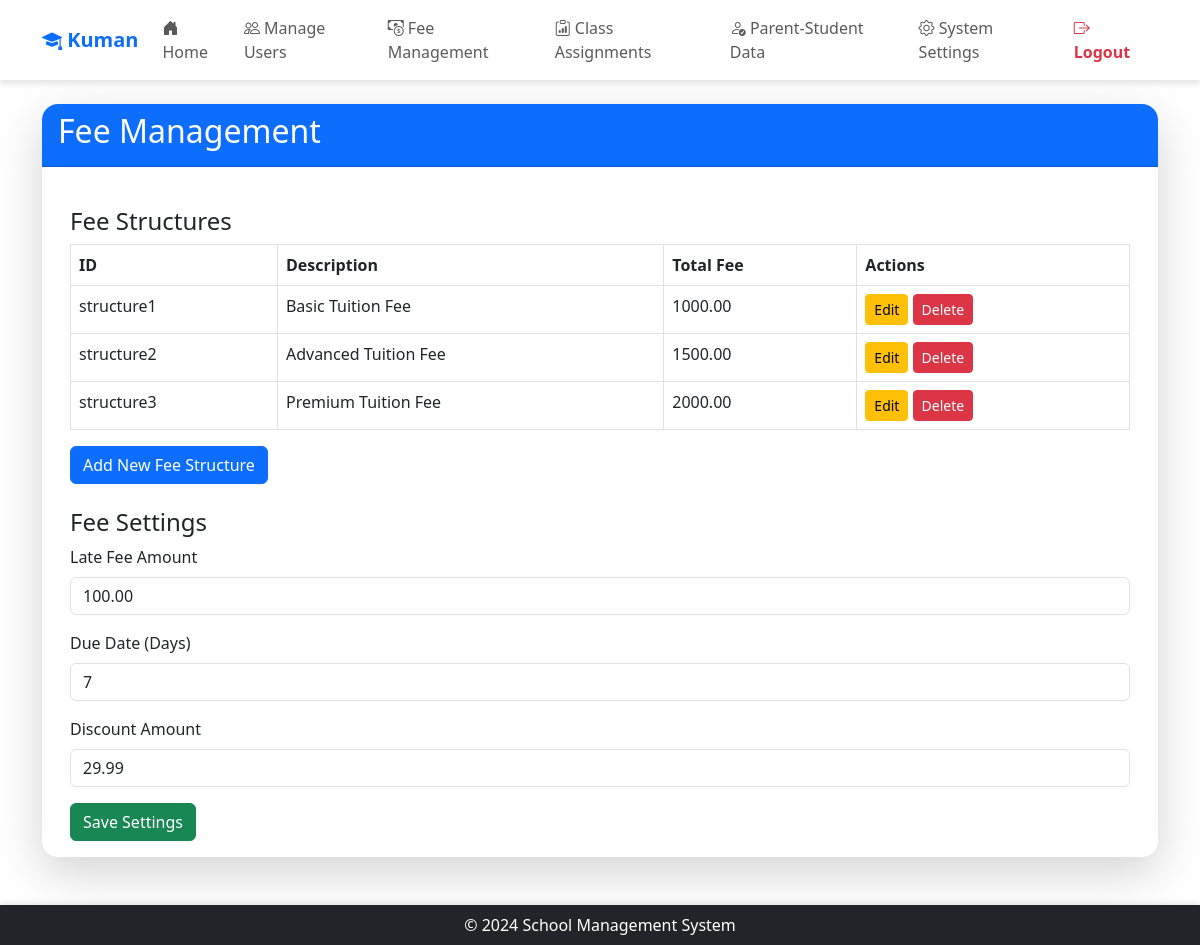
Page /admin/fee_management (signed in) on the earlier database version.
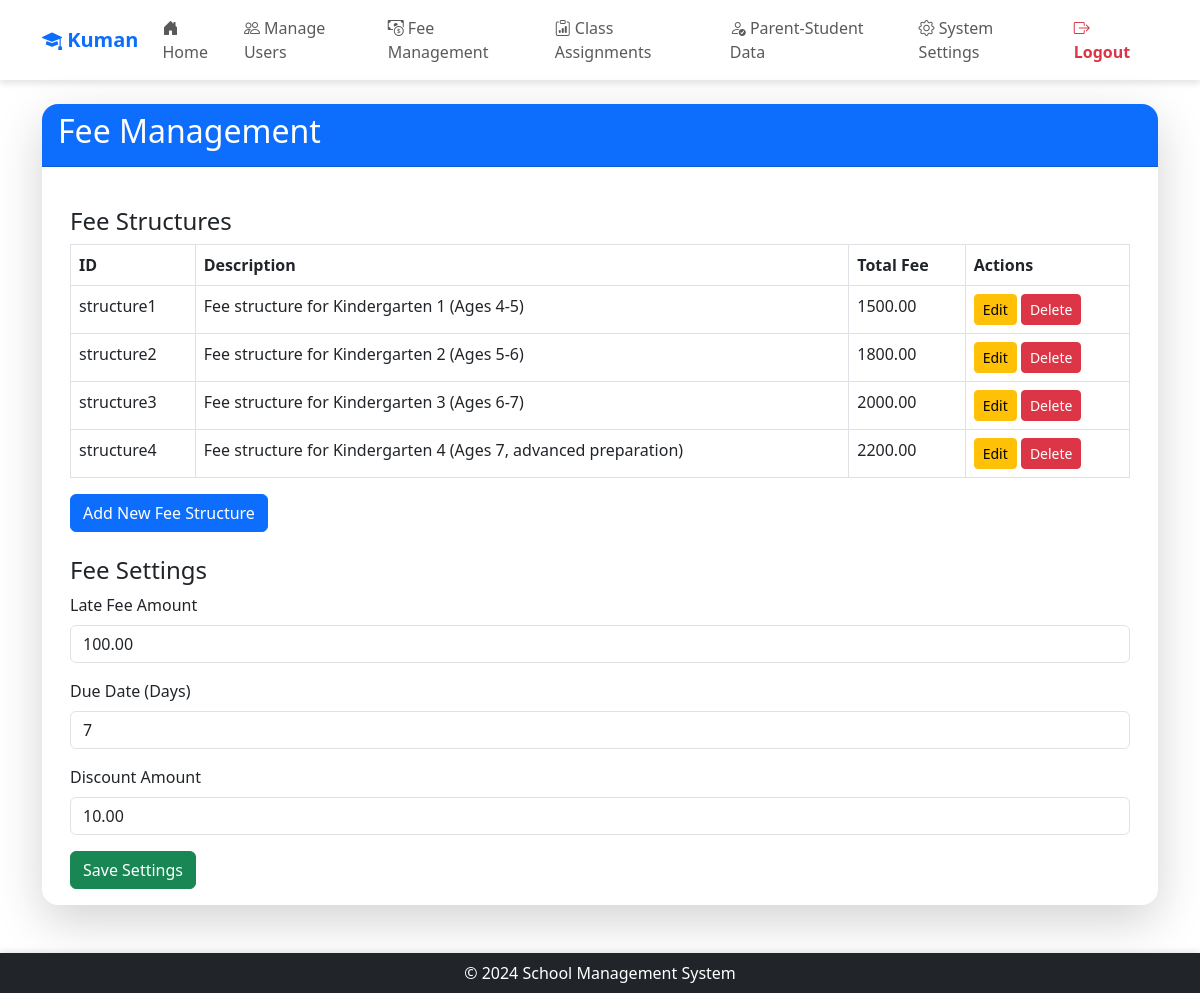
Same page on the later database version.
### app/models/models.py (models this page shows, shortened)
class Settings(db.Model):
    __tablename__ = 'Settings'
    setting_key = db.Column('SettingKey', db.String, primary_key=True)
    setting_value = db.Column('SettingValue', db.String, nullable=False)
    description = db.Column('Description', db.String, nullable=False)
    category = db.Column('Category', db.String, nullable=False)

class FeeStructure(db.Model):
    __tablename__ = 'FeeStructure'
    structure_id = db.Column('StructureId', db.String, primary_key=True)
    description = db.Column('Description', db.String, nullable=False)
    total_fee = db.Column('TotalFee', db.Numeric(10, 2), nullable=False)
    student_assignments = relationship('StudentFeeAssignment', back_populates='structure')

### app/routes/admin/fee_management.py (the view)
@admin.route('/fee_management')
@login_required
@role_required('1')
def fee_management():
    fee_structures = FeeStructure.query.all()
    fee_settings = {
        'late_fee_amount': Settings.query.filter_by(setting_key='late_fee_amount').first(),
        'due_date_reminder': Settings.query.filter_by(setting_key='due_date_reminder').first(),
        'discount_amount': Settings.query.filter_by(setting_key='discount_amount').first()
    }
    settings = {
        key: setting.setting_value if setting else None
        for key, setting in fee_settings.items()
    }
    return render_template(
        'admin/fee_management.html',
        fee_structures=fee_structures,
        settings=settings,
        app_name=app_name()
    )

### app/__init__.py (called while the page is built)
@login_manager.user_loader
def load_user(user_id):
    from .models.models import User
    return User.query.get(user_id)

### app/routes/routes.py (called while the page is built)
def app_name():
    app_name = "School Management System"
    with current_app.app_context():
        setting = Settings.query.filter_by(setting_key='school_name').first()
        if setting and setting.setting_value:
            app_name = setting.setting_value
    return app_name

def role_required(*roles):
    def decorator(f):
        @wraps(f)
        def decorated_function(*args, **kwargs):
            if not current_user.is_authenticated or current_user.role_id not in roles:
                abort(403)  # Forbidden access if role does not match
            return f(*args, **kwargs)
        return decorated_function
    return decorator

### app/templates/admin/fee_management.html (shortened to what this page needs)
{% extends "share/dashboard.html" %}
{% block card_title %}Fee Management{% endblock %}
{% block card_content %}
<div class="container mt-4">
    <h4>Fee Structures</h4>
    <table class="table table-bordered">
        <thead>
            <tr>
                <th>ID</th>
                <th>Description</th>
                <th>Total Fee</th>
                <th class="actions-column">Actions</th>
            </tr>
        </thead>
        <tbody>
            {% for fee in fee_structures %}
            <tr>
                <td>{{ fee.structure_id }}</td>
                <td>{{ fee.description }}</td>
                <td>{{ fee.total_fee }}</td>
                <td class="actions-column">
                    <a href="{{ url_for('admin.edit_fee_structure', id=fee.structure_id) }}" class="btn btn-sm btn-warning">Edit</a>
                    <a href="{{ url_for('admin.delete_fee_structure', id=fee.structure_id) }}" class="btn btn-sm btn-danger">Delete</a>
                </td>
            </tr>
            {% endfor %}
        </tbody>
    </table>
    <a href="{{ url_for('admin.add_fee_structure') }}" class="btn btn-primary">Add New Fee Structure</a>
    <h4 class="mt-4">Fee Settings</h4>
    <form action="{{ url_for('admin.update_fee_settings') }}" method="post">
        <div class="mb-3">
            <label for="late_fee_amount" class="form-label">Late Fee Amount</label>
            <input type="number" class="form-control" id="late_fee_amount" name="late_fee_amount"
                value="{{ '%.2f' % (settings['late_fee_amount'] | float) }}" min="0" step="0.01" required>
        </div>
        <div class="mb-3">
            <label for="due_date_reminder" class="form-label">Due Date (Days)</label>
            <input type="number" class="form-control" id="due_date_reminder" name="due_date_reminder"
                value="{{ settings['due_date_reminder'] }}" min="0" required>
        </div>
        <div class="mb-3">
            <label for="discount_amount" class="form-label">Discount Amount</label>
            <input type="number" class="form-control" id="discount_amount" name="discount_amount"
                value="{{ '%.2f' % (settings['discount_amount'] | float) }}" min="0" step="0.01" required>
        </div>
        <button type="submit" class="btn btn-success">Save Settings</button>
    </form>
</div>
{% endblock %}

### app/templates/share/dashboard.html (shortened to what this page needs)
<!DOCTYPE html>
<html lang="en">
  <head>
    <link href="https://cdn.jsdelivr.net/npm/bootstrap@5.3.0-alpha1/dist/css/bootstrap.min.css" rel="stylesheet" />
    <link href="https://cdn.jsdelivr.net/npm/bootstrap-icons/font/bootstrap-icons.css" rel="stylesheet" />
  </head>
  <body>
    <header class="navbar navbar-expand-lg navbar-light">
      <div class="container">
        <a class="navbar-brand text-primary fw-bold"
          href="{% if current_user.role_id == '1' %}
                    {{ url_for('admin.dashboard') }}
                {% elif current_user.role_id == '2' %}
                    {{ url_for('teacher.dashboard') }}
                {% elif current_user.role_id == '3' %}
                    {{ url_for('parent.dashboard') }}
                {% elif current_user.role_id == '4' %}
                    {{ url_for('accountant.dashboard') }}
                {% else %}
                    {{ url_for('views.home') }}
                {% endif %}">
          <i class="bi bi-mortarboard-fill"></i> {{ app_name }}
        </a>
        <div class="collapse navbar-collapse" id="navbarNav">
          <ul class="navbar-nav me-auto">
            <li class="nav-item">
              <a class="nav-link"
                 href="{% if current_user.role_id == '1' %}
                          {{ url_for('admin.dashboard') }}
                       {% elif current_user.role_id == '2' %}
                          {{ url_for('teacher.dashboard') }}
                       {% elif current_user.role_id == '3' %}
                          {{ url_for('parent.dashboard') }}
                       {% elif current_user.role_id == '4' %}
                          {{ url_for('accountant.dashboard') }}
                       {% else %}
                          {{ url_for('views.home') }}
                       {% endif %}">
                <i class="bi bi-house-door-fill"></i> Home
              </a>
            </li>
            {% if current_user.role_id == '1' %}
              <li class="nav-item">
                <a class="nav-link" href="{{ url_for('admin.manage_users') }}">
                  <i class="bi bi-people"></i> Manage Users
                </a>
              </li>
              <li class="nav-item">
                <a class="nav-link" href="{{ url_for('admin.fee_management') }}">
                  <i class="bi bi-cash-coin"></i> Fee Management
                </a>
              </li>
              <li class="nav-item">
                <a class="nav-link" href="{{ url_for('admin.manage_classes') }}">
                  <i class="bi bi-clipboard-data"></i> Class Assignments
                </a>
              </li>
              <li class="nav-item">
                <a class="nav-link" href="{{ url_for('admin.parent_student') }}">
                  <i class="bi bi-person-check"></i> Parent-Student Data
                </a>
              </li>
              <li class="nav-item">
                <a class="nav-link" href="{{ url_for('admin.system_settings') }}">
                  <i class="bi bi-gear"></i> System Settings
                </a>
              </li>
            {% endif %}
          </ul>
          <ul class="navbar-nav ms-auto">
            <li class="nav-item">
              <a class="nav-link text-danger fw-bold" href="{{ url_for('auth.logout') }}">
                <i class="bi bi-box-arrow-right"></i> Logout
              </a>
            </li>
          </ul>
        </div>
      </div>
    </header>
    <main class="container mt-4">
      <div class="card border-0 shadow-lg rounded-4">
        <div class="card-header text-white bg-primary rounded-top-4">
          <h2>{% block card_title %} {% endblock %}</h2>
        </div>
        <div class="card-body">
          {% block card_content %} {% endblock %}
        </div>
      </div>
    </main>
    <footer class="bg-dark text-white py-2 mt-5 text-center sticky-footer">
      <div class="container">
        <p class="m-0">&copy; 2024 School Management System</p>
      </div>
    </footer>
  </body>
</html>

### app/templates/share/dashboard.html (style rules this page uses)
html, body { height: 100%; }
body { display: flex; flex-direction: column; min-height: 100vh; }
main { flex: 1; }
.navbar { background: rgba(255, 255, 255, 0.9); box-shadow: 0 4px 6px rgba(0, 0, 0, 0.1); }
.navbar-nav .nav-link { font-weight: 500; transition: 0.3s; }
.sticky-footer { position: sticky; bottom: 0; width: 100%; box-shadow: 0 -2px 6px rgba(0, 0, 0, 0.1); }

Differences in the rows shown:
changed FeeStructure "structure1": description "Basic Tuition Fee" → "Fee structure for Kindergarten 1 (Ages 4-5)"; total_fee "1000.00" → "1500.00"
changed FeeStructure "structure2": description "Advanced Tuition Fee" → "Fee structure for Kindergarten 2 (Ages 5-6)"; total_fee "1500.00" → "1800.00"
changed FeeStructure "structure3": description "Premium Tuition Fee" → "Fee structure for Kindergarten 3 (Ages 6-7)"
added FeeStructure: structure_id "structure4", description "Fee structure for Kindergarten 4 (Ages 7, advanced preparation)", total_fee "2200.00"
changed Settings (number 3 of 3 on the later page): discount_amount "29.99" → "10.00"
